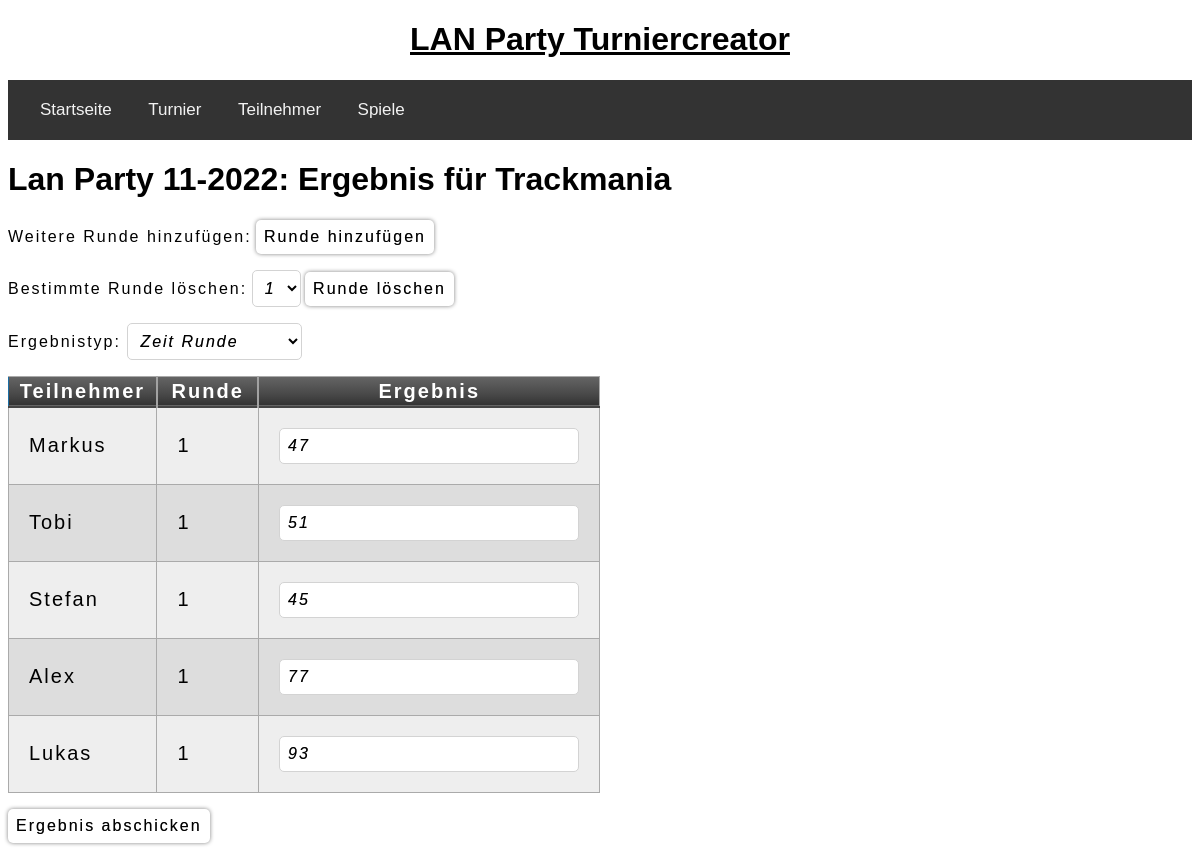
Page /turnier/1/Trackmania on the earlier database version.
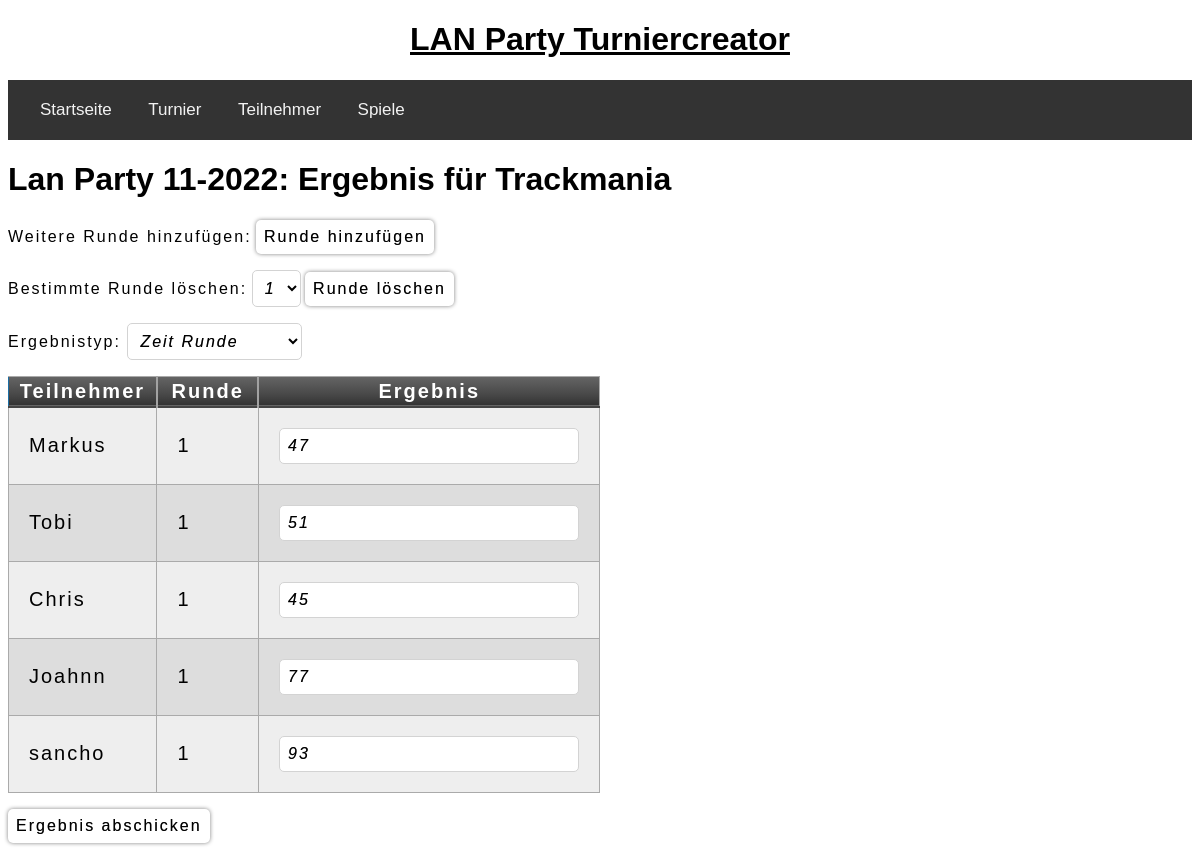
Same page on the later database version.
### tables this page shows
CREATE TABLE turnierdetails(turnierdetailsid integer primary key autoincrement, 
turnierid integer references turnier(turnierid), spielid integer references spiel(spielid), 
teilnehmerid integer references teilnehmer(teilnehmerid), runde integer, platz integer, ergebnistyp text, ergebnis integer);

CREATE TABLE teilnehmer(teilnehmerid integer primary key autoincrement, name text, nickname text unique);

### app/routes.py (the view)
@app.route('/turnier/<turnierid>/<spielname>', methods=["POST", "GET"])
def ergebnis(turnierid, spielname):
	ergebnistyp=["Kills Gesamt", "Kills Runde", "Platz Gesamt", "Platz Runde", "Zeit Gesamt", "Zeit Runde", "Punkte Gesamt", "Punkte Runde"]
	spiel = get_spiel(name=spielname)
	spielid = spiel[0][0]
	maxspieler = spiel[0][3]
	teilnehmerliste = get_teilnehmer_pro_turnier(turnierid)
	anzahl_teilnehmer = len(teilnehmerliste)
	form_erg = ErgebnisForm()
	form_erg.ergebnistyp.choices = ergebnistyp
	form_erg.ergebnistyp.default = get_ergebnistyp(turnierid=turnierid, spielid=spielid)[0][0]
	form_erg.process([])
	form_delete = ErgebnisDeleteRundeForm()
	form_add = ErgebnisAddRundeForm()
	turniername = get_turniername(turnierid)
	runden_pro_spiel = [i[0] for i in get_runden_pro_spiel_pro_turnier(spielid=spielid, turnierid=turnierid)]
	form_delete.runden.choices = runden_pro_spiel
	punkteliste = get_punkte_pro_spiel_pro_turnier(turnierid=turnierid, spielid=spielid)
	gruppen = Gruppenerstellung(Teilnehmerliste=teilnehmerliste, maxSpieler=maxspieler)
	print(gruppen)
	return render_template('ergebnis.html', title="Ergebnis", form_erg=form_erg, form_delete=form_delete, form_add=form_add, spielname=spielname, turniername=turniername, punkteliste=punkteliste)

### app/forms.py
class ErgebnisForm(FlaskForm):
    ergebnistyp = SelectField('Ergebnistyp:', validators=[DataRequired()], coerce=str)
    ergebnis = StringField('Ergebnis', validators=[DataRequired()], render_kw={"placeholder": "Ergebnis"})
    submit = SubmitField('Ergebnis abschicken')

class ErgebnisDeleteRundeForm(FlaskForm):
    runden = SelectField('Bestimmte Runde löschen:', validators=[DataRequired()], coerce=str)
    submit = SubmitField('Runde löschen')

### app/db.py (called while the page is built)
def get_turniername(turnierid):
	query = 'select name || " " || jahr from turnier where turnierid={turnierid};'.format(turnierid=turnierid)
	return execute_select_query(query)

def get_ergebnistyp(turnierid, spielid):
	query = 'select distinct(ergebnistyp) from turnierdetails where turnierid={turnierid} and spielid={spielid};'.format(turnierid=turnierid, spielid=spielid)
	return execute_select_query(query)

def get_spiel(name):
	query = 'select * from spiel where name="{name}";'.format(name=name)
	return execute_select_query(query)

def execute_select_query(query):
	try:
		cursor.execute(query)
		return cursor.fetchall()
	except sqlite3.IntegrityError as e:
		return "Integrity Error: " + str(e)
	connection.close()

### app/templates/ergebnis.html (shortened to what this page needs)
{% extends "base.html" %}
{% block app_content %}
    <h1>{{turniername[0][0]}}: Ergebnis für {{spielname}}</h1>{{ ergebnistyp }}
    <p><form action="" method="post" novalidate id="myForm_edit">{{form_add.nur_fuer_label.label}} {{form_add.submit}}</form></p>
    <p><form action="" method="post" novalidate id="myForm_edit">{{form_delete.runden.label}} {{form_delete.runden}} {{form_delete.submit}}</form></p>
    <p><form action="" method="post" novalidate id="myForm_edit">
        <p>{{form_erg.ergebnistyp.label}} {{ form_erg.ergebnistyp}}</p>
        <p><table class="myTable">
            <thead>
                <tr>
                    <th>Teilnehmer</th>
                    <th>Runde</th>
                    <th>Ergebnis</th>
                </tr>
            </thead>
        {% for spielerg in punkteliste %}
                <tr>
                    <td>{{ spielerg[1] }}</td>
                    <td>{{ spielerg[2] }}</td>
                    <td class="input_edit">{{form_erg.ergebnis(value=spielerg[3])}}</td>
                </tr>
        {% endfor %}
    </table></p>
    <p>{{ form_erg.submit }}</p>
    </form></p>
{% endblock %}

Differences in the rows shown:
changed through a linked row, turnierdetails "Zeit Runde": name "Lukas" → "sancho"
changed through a linked row, turnierdetails: name "Stefan" → "Chris"
changed through a linked row, turnierdetails: name "Alex" → "Joahnn"
